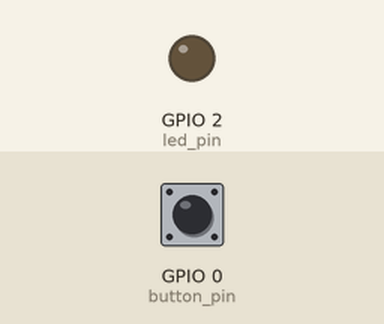
This sketch was run on a simulated ESP32. On the bench: output pins drawn as LEDs (lit = HIGH). Dashed ring = blinking. The inputs (shaded band) are chosen by the test bench; at power-on: GPIO 0 (button_pin) HIGH. WiFi joins after 1.5 s; servers stay silent unless stated; what the sketch prints to the serial monitor is not drawn.

Above: at 2.7 s.
2.8 s: GPIO 0 (button_pin) pulled LOW for 3.2 s
At 4.9 s:
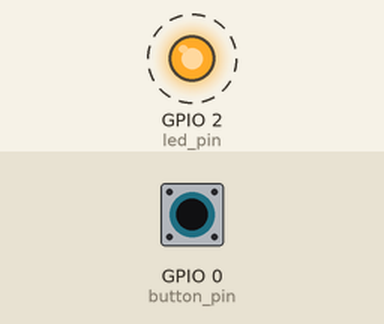
Timing chart, 0 to 7.3 s (numbered marks = the images above; inputs shaded):
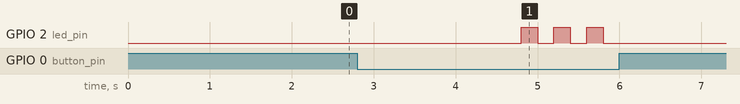

The sketch:

esp32_remote_server_control.ino
```cpp
#include <WiFi.h>
#include <WiFiUdp.h>
#include <string.h>

// network configuration and credentials
const char* wifi_ssid = "";
const char* wifi_password = "";

// target mac address for magic packet (wake-on-lan)
uint8_t target_mac[6] = { 0x00, 0x11, 0x22, 0x33, 0x44, 0x55 };

// ssh configuration (to be implemented later)
const char* ssh_server_ip = "192.168.1.100";
const char* ssh_password = "SSH_PASSWORD";

// pin configuration
const int button_pin = 0;   // adjust according to your board
const int led_pin    = LED_BUILTIN;

// button state tracking
unsigned long button_press_time = 0;
bool button_is_pressed = false;

// udp object for sending magic packet
WiFiUDP udp;

void send_magic_packet() {
    const int packet_size = 6 + 16 * 6;
    uint8_t packet[packet_size];

    memset(packet, 0xFF, 6);
    for (int i = 0; i < 16; i++) {
        memcpy(packet + 6 + i * 6, target_mac, 6);
    }

    udp.beginPacket("255.255.255.255", 9);
    udp.write(packet, packet_size);
    udp.endPacket();

    Serial.println("magic packet sent.");
}

void shutdown_remote() {
    Serial.println("ssh functionality for shutdown (to be implemented). ");
}

void setup() {
    Serial.begin(115200);
    pinMode(button_pin, INPUT_PULLUP);
    pinMode(led_pin, OUTPUT);
    digitalWrite(led_pin, LOW);

    Serial.print("connecting to wifi ");
    Serial.print(wifi_ssid);
    WiFi.begin(wifi_ssid, wifi_password);

    while (WiFi.status() != WL_CONNECTED) {
        delay(500);
        Serial.print(".");
    }
    Serial.println("\nwifi connected.");
    Serial.print("ip address: ");
    Serial.println(WiFi.localIP());

    udp.begin(2390);
}

void loop() {
    int button_state = digitalRead(button_pin);

    if (button_state == LOW) {
        if (!button_is_pressed) {
            button_is_pressed = true;
            button_press_time = millis();
        }
        else {
            unsigned long elapsed = millis() - button_press_time;

            if (elapsed >= 2000 && elapsed < 5000) {
                if ((millis() / 200) % 2 == 0) {
                    digitalWrite(led_pin, HIGH);
                } else {
                    digitalWrite(led_pin, LOW);
                }
            }
            else if (elapsed >= 5000) {
                digitalWrite(led_pin, HIGH);
            }
        }
    }
    else {
        if (button_is_pressed) {
            unsigned long elapsed = millis() - button_press_time;

            if (elapsed >= 2000 && elapsed < 5000) {
                Serial.println("button released between 2 and 5 seconds.");
                send_magic_packet();
            }
            else if (elapsed >= 5000) {
                Serial.println("button released after 5 seconds.");
                shutdown_remote();
            }

            button_is_pressed = false;
            digitalWrite(led_pin, LOW);
        }
    }
}
```

Measured:
- after the input at 2.8 s, GPIO 2 (led_pin): alternates HIGH for 0.20 s and LOW for 0.20 s, 6 changes in all, then stays LOW, starting after 2.0 s
